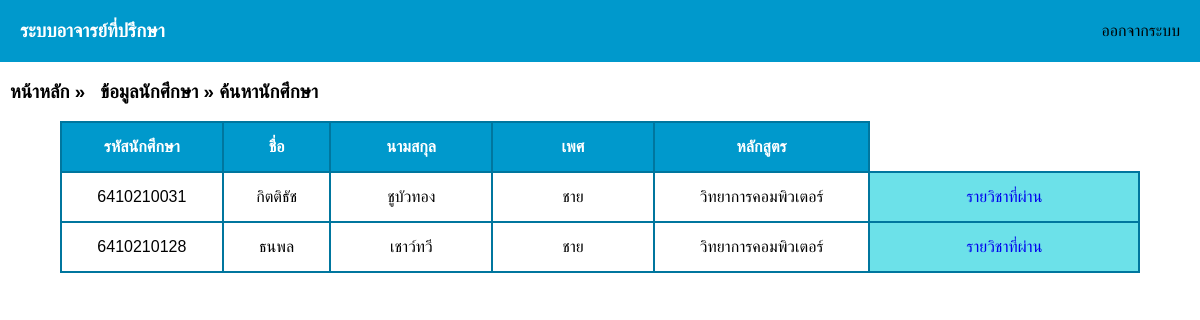
Screenshot of /teacher_student_search.php with the database file from the repository.
### tables this page shows
CREATE TABLE `student` (
  `s_id` varchar(10) NOT NULL,
  `s_name` varchar(100) NOT NULL,
  `s_surname` varchar(200) NOT NULL,
  `s_gender` varchar(10) NOT NULL,
  `s_course` varchar(100) NOT NULL,
  `s_password` varchar(30) NOT NULL,
  `t_id` int(11) NOT NULL
);

### teacher_student_search.php (the view, shortened to what this page needs)
<head>
    <link rel="stylesheet" href="styles.css">
</head>
  <body>
  <?php
    include('navbar.php');
  ?>
  <h3><a class="heading" href="teacher_home.php">หน้าหลัก</a> » <a class="heading" href="teacher_student_list.php">ข้อมูลนักศึกษา</a> » ค้นหานักศึกษา</h3>
  <div class="table-group">
    <?php
        include('condb.php');
        $name = $_POST['s_name'];
        $query = "SELECT s.s_id, s.s_name, s.s_surname, s.s_gender, s.s_course
          FROM student s WHERE s_name LIKE '%$name%'";
        $result = mysqli_query($con, $query);
        echo '<table class="table table-bordered table-striped">';
        echo "
            <tr>
                <th width='15%'>รหัสนักศึกษา</th>
                <th width='10%'>ชื่อ</th>
                <th width='15%'>นามสกุล</th>
                <th width='15%'>เพศ</th>
                <th width='20%'>หลักสูตร</th>
            </tr>";
        while($row = mysqli_fetch_array($result)) {
            echo "<tr>";
            echo "<td>" . $row["s_id"] . "</td>";
            echo "<td>" . $row["s_name"] . "</td>";
            echo "<td>" . $row["s_surname"] . "</td>";
            echo "<td>" . $row["s_gender"] . "</td>";
            echo "<td>" . $row["s_course"] . "</td>";
            echo "<td class='edit'>
            <a href='teacher_student_course.php?ID={$row[0]}' class='btn btn-warning btn-xs'> รายวิชาที่ผ่าน </a>
            </td>";
            echo "</tr>";
        }
        echo "</table>";
    ?>
    </div>
    <br>
  </body>

### styles.css (style rules this page uses)
.table-group { display: flex; justify-content: center; align-items: center }
.table { border-collapse: collapse; width: 90%; }
.table th, .table td { border: 2px solid #00769E; padding: 15px; text-align: center; }
.table th { background-color: #0099CC; color: white; }
.edit { background-color: #6CE1E9; }
.edit a { text-decoration: none; }

### teacher_student_search.php (style rules this page uses)
.heading { color: #000; margin-left: 10px ;text-decoration: none; }
body { margin: 0; font-family: Arial, Helvetica, sans-serif; }

### rows the page displays
student: s_id "6410210031", s_name "กิตติธัช", s_surname "ชูบัวทอง", s_gender "ชาย", s_course "วิทยาการคอมพิวเตอร์"
student: s_id "6410210128", s_name "ธนพล", s_surname "เชาว์ทวี", s_gender "ชาย", s_course "วิทยาการคอมพิวเตอร์"
